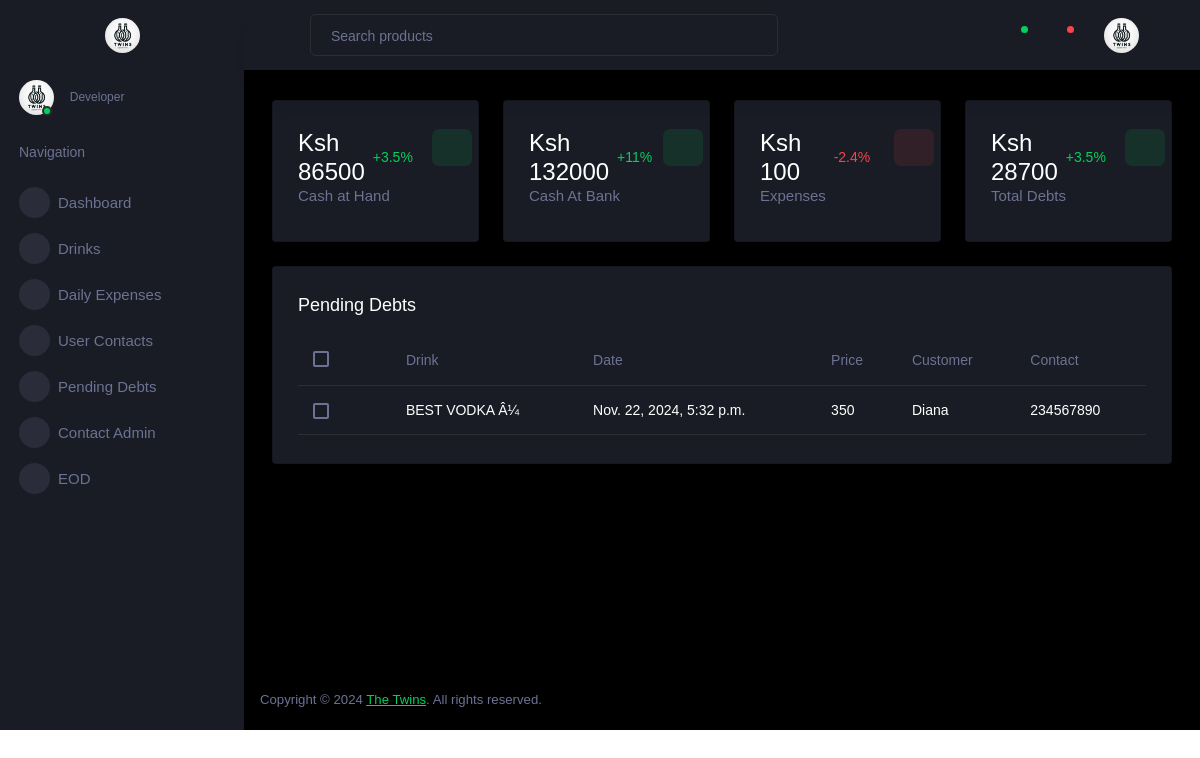
Before: /debts/ with the older database file.
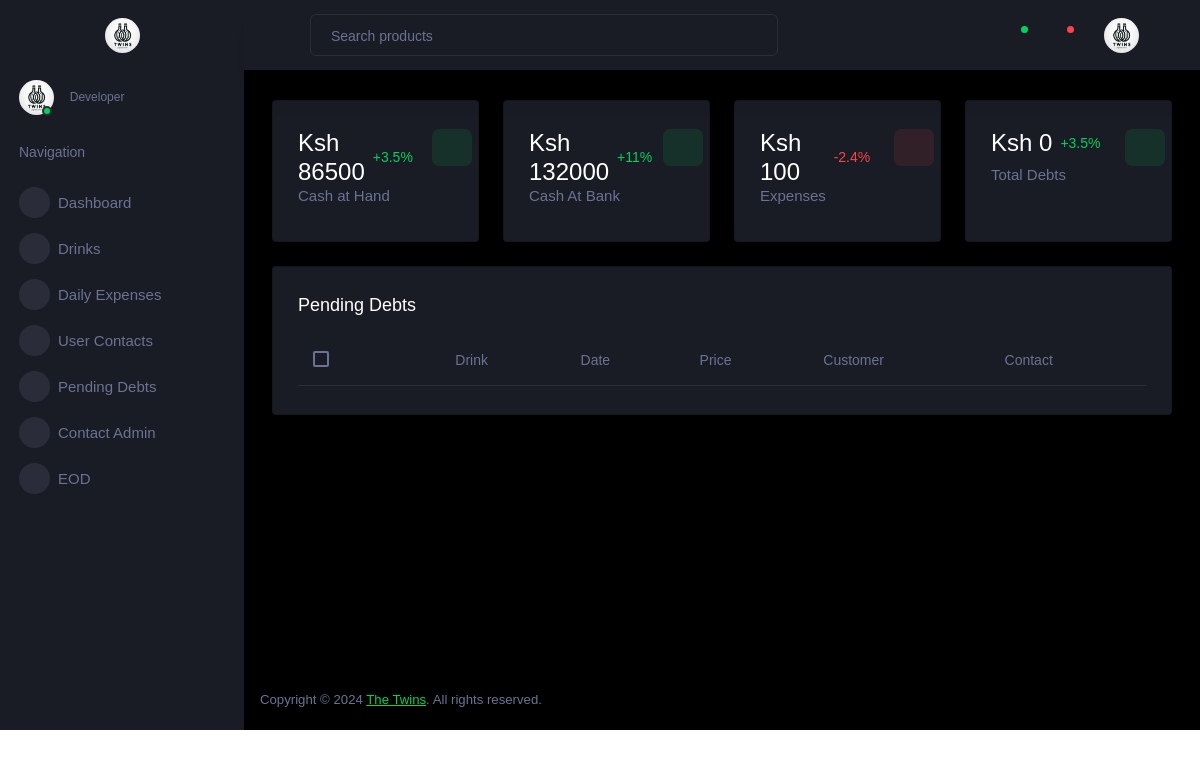
After: the same page with the newer database file.
### Home/models.py (models this page shows, shortened)
class Dashboard(models.Model):
    cash_at_hand = models.IntegerField(default=0, null=True)
    cash_at_bank = models.IntegerField(default=0, null=True)
    expenses = models.IntegerField(default=0, null=True)
    total_sales = models.IntegerField(default=0, null=True)
    debt = models.IntegerField(default=0, null=True)

class SoldDrinks(models.Model):
    drink = models.ForeignKey(Drinks, on_delete=models.CASCADE, related_name='sold_drinks')
    quantity = models.IntegerField(default=0)
    status = models.CharField(max_length=10, default='paid', null=False, choices=(
        ('Paid', 'Paid'),
        ('Debt', 'Debt')
    ))
    total = models.IntegerField(default=0)
    date = models.DateTimeField(auto_now_add=True)
    payment_mode = models.CharField(max_length=50, null=True, choices=(
        ('Till', 'Till'),
        ('Cash', 'Cash'),
        ('Debt', 'Debt'),
    ))
    customer = models.CharField(max_length=50, null=False, default='')
    customer_contact = models.CharField(max_length=20, default='+254')
    class Meta:
        ordering = ['-date']
    class Mete:
        ordering = ['name']

class Drinks(models.Model):
    name = models.CharField("Drink Name", max_length=50, default="")
    abv = models.CharField(max_length=3, default='', null=True, blank=True)
    wholesale = models.IntegerField(null=True)
    cost = models.IntegerField(default=100)
    opening_stock = models.IntegerField(default=0)
    added_stock = models.IntegerField(default=0)
    sold_stock = models.IntegerField(default=0)
    closing_stock = models.IntegerField(default=0)
    class Meta:
        ordering = ['name']

### Home/views.py (the view)
# urls.py: path('debts/', HomeViews.Debts.as_view(), name="debts"),
class Debts(ListView):
    model = SoldDrinks
    context_object_name = 'debtors'
    template_name = 'Home/debts.html'
    def get_queryset(self):
        return super().get_queryset().filter(status='Debt')
    def get_context_data(self, **kwargs):
        context = super().get_context_data(**kwargs)
        dashboard, created = Dashmodel.objects.get_or_create(pk=1)
        context['dashboard'] = dashboard
        return context

### Home/templates/Home/debts.html (shortened to what the changed rows need)
{% extends "Home/base.html" %}
{% load static %}
{% block body %}
<div class="row">
  <div class="col-xl-3 col-sm-6 grid-margin stretch-card">
    <div class="card">
      <div class="card-body">
        <div class="row">
          <div class="col-9">
            <div class="d-flex align-items-center align-self-start">
              <h3 class="mb-0">Ksh {{ dashboard.cash_at_hand }}</h3>
              <p class="text-success ms-2 mb-0 font-weight-medium">+3.5%</p>
            </div>
          </div>
        </div>
      </div>
    </div>
  </div>
  <div class="col-xl-3 col-sm-6 grid-margin stretch-card">
    <div class="card">
      <div class="card-body">
        <div class="row">
          <div class="col-9">
            <div class="d-flex align-items-center align-self-start">
              <h3 class="mb-0">Ksh {{ dashboard.cash_at_bank }}</h3>
              <p class="text-success ms-2 mb-0 font-weight-medium">+11%</p>
            </div>
          </div>
        </div>
      </div>
    </div>
  </div>
  <div class="col-xl-3 col-sm-6 grid-margin stretch-card">
    <div class="card">
      <div class="card-body">
        <div class="row">
          <div class="col-9">
            <div class="d-flex align-items-center align-self-start">
              <h3 class="mb-0">Ksh {{ dashboard.expenses }}</h3>
              <p class="text-danger ms-2 mb-0 font-weight-medium">-2.4%</p>
            </div>
          </div>
        </div>
      </div>
    </div>
  </div>
  <div class="col-xl-3 col-sm-6 grid-margin stretch-card">
    <div class="card">
      <div class="card-body">
        <div class="row">
          <div class="col-9">
            <div class="d-flex align-items-center align-self-start">
              <h3 class="mb-0">Ksh {{ dashboard.debt }}</h3>
              <p class="text-success ms-2 mb-0 font-weight-medium">+3.5%</p>
            </div>
          </div>
        </div>
      </div>
    </div>
  </div>
</div>
<div class="row ">
  <div class="col-12 grid-margin">
    <div class="card">
      <div class="card-body">
        <div class="table-responsive">
          <table class="table">
            <thead>
              <tr>
                <th>
                  <div class="form-check form-check-muted m-0">
                    <label class="form-check-label">
                    </label>
                  </div>
                </th>
                <th> Drink </th>
                <th> Date </th>
                <th> Price </th>
                <th> Customer </th>
                <th> Contact </th>
              </tr>
            </thead>
            <tbody>
                {% for debt in debtors %}
                  <tr>
                      <td>
                        <div class="form-check form-check-muted m-0">
                        </div>
                      </td>
                      <td> {{ debt.drink.name }} </td>
                      <td> {{ debt.date }} </td>
                      <td> {{ debt.drink.cost }} </td>
                      <td> {{ debt.customer }} </td>
                      <td> {{ debt.customer_contact }} </td>
                  </tr>
                {% endfor %}
            </tbody>
          </table>
        </div>
      </div>
    </div>
  </div>
</div>
{% endblock body %}

Changed rows visible on the page:
removed SoldDrinks: drink.name "BEST VODKA Â¼", date "Nov. 22, 2024, 5:32 p.m.", drink.cost "350", customer "Diana", customer_contact "234567890"
changed Dashboard: debt "28700" → "0"
